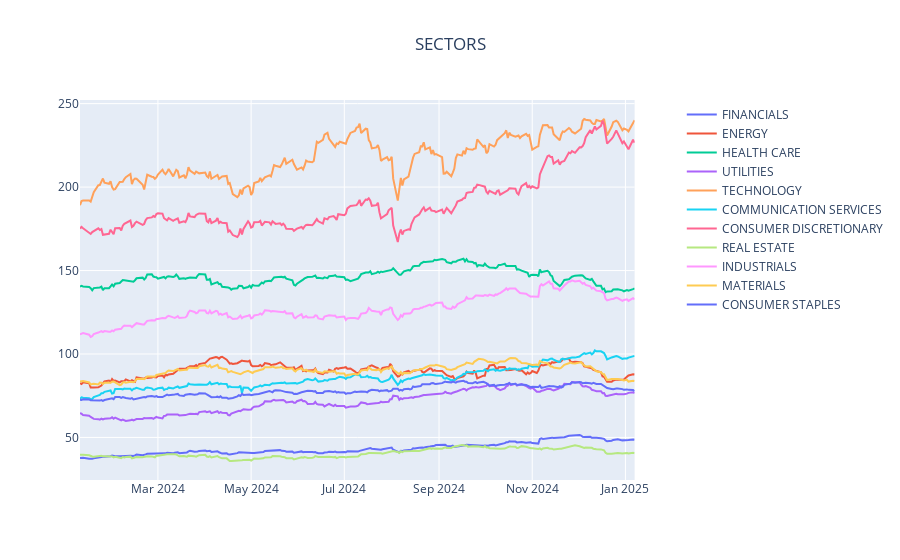

The notebook cell this image was saved under:
### Markdown cell above
### Sectors

### Code cell
symbols = list_utils.get_sectors()
names = list_utils.sectors
 
fig = make_subplots(specs=[[{"secondary_y": True}]])
fig.update_layout(title="SECTORS", title_x=0.5)

gains = {}
for symbol in symbols:
    df1 = pd.read_csv(f'../../{constants.DATA_FOLDER}/{symbol}')
    df1 = df1[-250:]
    fig.add_trace(
        go.Scatter(y=df1['Close'], x=df1['Date'], name=names[symbol]),
        secondary_y=False
    )

    temp_1 = df1['Close'].iloc[-1]
    temp_30 = df1['Close'].iloc[-30]
    gains[names[symbol]] = round((float(temp_1 / temp_60)-1)*100,2)
fig.show()

print("CHANGE IN THE LAST 30 DAYS:")
for symbol in symbols:
    print(f'{symbol:6}:{gains[names[symbol]]:8}: {names[symbol]}')

### Figure 1 — Plotly figure (JSON) as saved in the notebook; plotly's stock layout.template omitted (floating-point values rounded to 4 significant figures; data arrays with more than 128 entries replaced by an {"elided": "..."} marker saying what was removed)
{"data": [{"name": "FINANCIALS", "type": "scatter", "x": {"elided": "250 str values"}, "xaxis": "x", "y": {"elided": "250 float values"}, "yaxis": "y"}, {"name": "ENERGY", "type": "scatter", "x": {"elided": "250 str values"}, "xaxis": "x", "y": {"elided": "250 float values"}, "yaxis": "y"}, {"name": "HEALTH CARE", "type": "scatter", "x": {"elided": "250 str values"}, "xaxis": "x", "y": {"elided": "250 float values"}, "yaxis": "y"}, {"name": "UTILITIES", "type": "scatter", "x": {"elided": "250 str values"}, "xaxis": "x", "y": {"elided": "250 float values"}, "yaxis": "y"}, {"name": "TECHNOLOGY", "type": "scatter", "x": {"elided": "250 str values"}, "xaxis": "x", "y": {"elided": "250 float values"}, "yaxis": "y"}, {"name": "COMMUNICATION SERVICES", "type": "scatter", "x": {"elided": "250 str values"}, "xaxis": "x", "y": {"elided": "250 float values"}, "yaxis": "y"}, {"name": "CONSUMER DISCRETIONARY", "type": "scatter", "x": {"elided": "250 str values"}, "xaxis": "x", "y": {"elided": "250 float values"}, "yaxis": "y"}, {"name": "REAL ESTATE", "type": "scatter", "x": {"elided": "250 str values"}, "xaxis": "x", "y": {"elided": "250 float values"}, "yaxis": "y"}, {"name": "INDUSTRIALS", "type": "scatter", "x": {"elided": "250 str values"}, "xaxis": "x", "y": {"elided": "250 float values"}, "yaxis": "y"}, {"name": "MATERIALS", "type": "scatter", "x": {"elided": "250 str values"}, "xaxis": "x", "y": {"elided": "250 float values"}, "yaxis": "y"}, {"name": "CONSUMER STAPLES", "type": "scatter", "x": {"elided": "250 str values"}, "xaxis": "x", "y": {"elided": "250 float values"}, "yaxis": "y"}], "layout": {"title": {"text": "SECTORS", "x": 0.5}, "xaxis": {"anchor": "y", "domain": [0, 0.94]}, "yaxis": {"anchor": "x", "domain": [0, 1]}, "yaxis2": {"anchor": "x", "overlaying": "y", "side": "right"}}}
